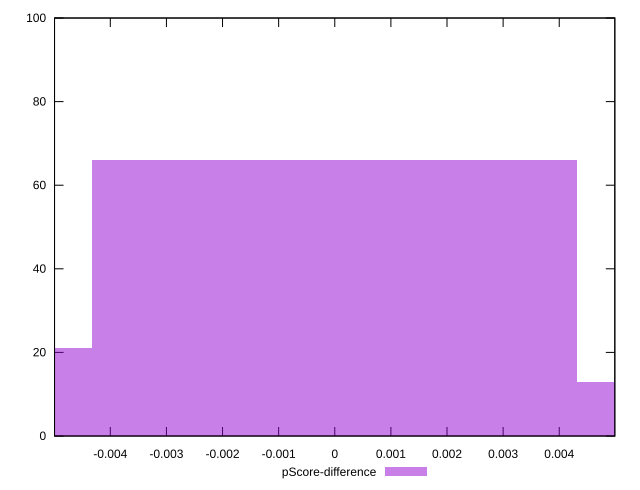

The gnuplot source for this figure:
reset

$pScoreDifference <<EOF
0 66
-0.008643892696879594 21
0.008643892696879594 13
EOF

set key outside below
set boxwidth 0.008643892696879594
set xrange [-0.004993758265111725:0.004990430041152183]
set yrange [0:100]
set trange [0:100]
set style fill transparent solid 0.5 noborder
set terminal svg size 640, 490 enhanced background rgb 'white'
set output "report_00019_2021-02-10T18-14-37.922Z//interactive/samples/pages+cached+noadtech/pScore-difference/histogram.svg"

plot $pScoreDifference title "pScore-difference" with boxes

reset
